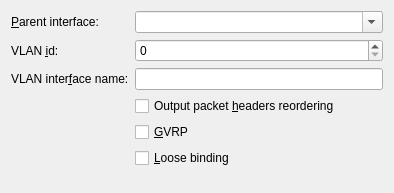
<?xml version="1.0" encoding="UTF-8"?>
<ui version="4.0">
 <class>VlanWidget</class>
 <widget class="QWidget" name="VlanWidget">
  <property name="geometry">
   <rect>
    <x>0</x>
    <y>0</y>
    <width>394</width>
    <height>193</height>
   </rect>
  </property>
  <layout class="QFormLayout" name="formLayout">
   <property name="fieldGrowthPolicy">
    <enum>QFormLayout::ExpandingFieldsGrow</enum>
   </property>
   <item row="1" column="0">
    <widget class="QLabel" name="label">
     <property name="text">
      <string>&amp;Parent interface:</string>
     </property>
     <property name="buddy">
      <cstring>parent</cstring>
     </property>
    </widget>
   </item>
   <item row="1" column="1">
    <widget class="QComboBox" name="parent">
     <property name="sizePolicy">
      <sizepolicy hsizetype="MinimumExpanding" vsizetype="Fixed">
       <horstretch>0</horstretch>
       <verstretch>0</verstretch>
      </sizepolicy>
     </property>
     <property name="editable">
      <bool>true</bool>
     </property>
    </widget>
   </item>
   <item row="3" column="0">
    <widget class="QLabel" name="label_2">
     <property name="text">
      <string>VLAN &amp;id:</string>
     </property>
     <property name="buddy">
      <cstring>id</cstring>
     </property>
    </widget>
   </item>
   <item row="3" column="1">
    <widget class="QSpinBox" name="id">
     <property name="sizePolicy">
      <sizepolicy hsizetype="MinimumExpanding" vsizetype="Fixed">
       <horstretch>0</horstretch>
       <verstretch>0</verstretch>
      </sizepolicy>
     </property>
     <property name="maximum">
      <number>999999999</number>
     </property>
    </widget>
   </item>
   <item row="5" column="0">
    <widget class="QLabel" name="label_3">
     <property name="text">
      <string>VLAN inter&amp;face name:</string>
     </property>
     <property name="buddy">
      <cstring>ifaceName</cstring>
     </property>
    </widget>
   </item>
   <item row="5" column="1">
    <widget class="KLineEdit" name="ifaceName"/>
   </item>
   <item row="10" column="1">
    <widget class="QCheckBox" name="reorderHeaders">
     <property name="text">
      <string>Output packet &amp;headers reordering</string>
     </property>
    </widget>
   </item>
   <item row="12" column="1">
    <widget class="QCheckBox" name="gvrp">
     <property name="toolTip">
      <string>GARP VLAN Registration Protocol</string>
     </property>
     <property name="text">
      <string>&amp;GVRP</string>
     </property>
    </widget>
   </item>
   <item row="13" column="1">
    <widget class="QCheckBox" name="looseBinding">
     <property name="text">
      <string>&amp;Loose binding</string>
     </property>
    </widget>
   </item>
  </layout>
 </widget>
 <customwidgets>
  <customwidget>
   <class>KLineEdit</class>
   <extends>QLineEdit</extends>
   <header>klineedit.h</header>
  </customwidget>
 </customwidgets>
 <tabstops>
  <tabstop>parent</tabstop>
  <tabstop>id</tabstop>
  <tabstop>ifaceName</tabstop>
  <tabstop>reorderHeaders</tabstop>
  <tabstop>gvrp</tabstop>
  <tabstop>looseBinding</tabstop>
 </tabstops>
 <resources/>
 <connections/>
</ui>
